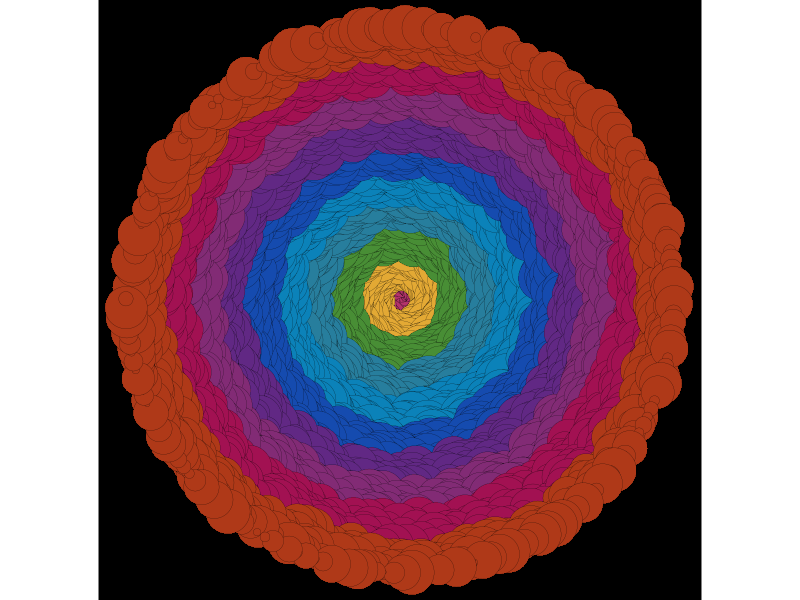

This chart was generated by the following R code:
# Library Load-In====
library(tidyverse) # For everything data

# Setting parameters to prep ggplot to plot data in a "circular" fashion on the Cartesian coordinate system====
## Number of divisions/rows in the data wanted====
n <- 10000

## Angle "slices"/ Sine/Cosine Frequency====
theta <- seq(sample(-100:100,1), sample(-100:100,1)*pi, length = n) 



## "Radial" setting of the "circle" to create "n" different marks====
r = 1:n

## Setting up the custom color palette====
colors <- c("#af3918", "#a21152", "#822b75","#612884","#154baf",
            "#0b82b9", "#277e9d","#488e35","#e3a934","#b2336a")

colors <- rev(rep(colors, each = n/10))

border_colors <- rev(map_chr(colors, ~colorRampPalette(c(.x, "#000000"))(10)[7]))

## Placing everything into a dataset====
data <- tibble(x = cos(theta)*r,
               y = sin(theta)*r)

# Pulling it all together====
Rainbow_Rose <- data %>%
  ggplot(aes(x = x, y = y, color = color))+
  geom_point(shape = 21, color = "#000000", size = sample(seq(.1,15, length.out = 20), n, replace = TRUE),
             stroke = .1,
             fill = colors,
             position = position_jitter(width = 5, height = 6)
             )+
  theme_void()+
  theme(legend.position = "none",
        panel.background = element_rect(fill = "black"))+
  coord_equal()

# View it #
Rainbow_Rose
